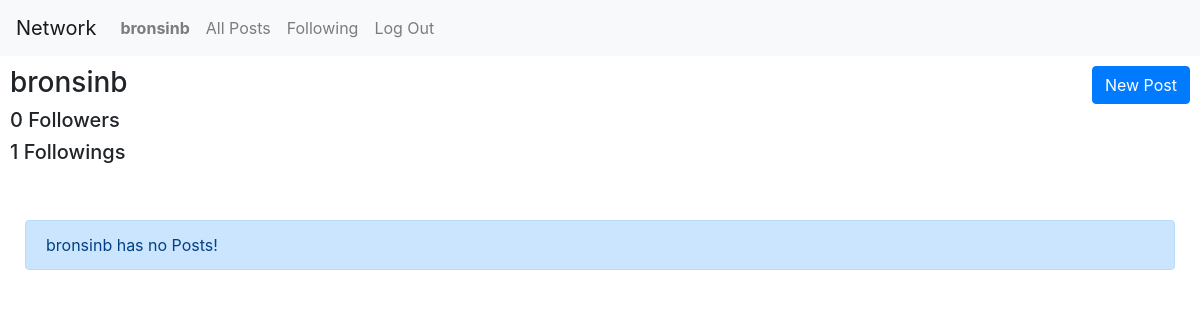
/profile/bronsinb (signed in), run on the app's committed database.
### network/models.py (models this page shows)
class User(AbstractUser):
    follower = models.ManyToManyField('self', blank=True, symmetrical=False, related_name="following")
    def get_follower_count(self):
        return len(self.follower.all())
    def get_following_count(self):
        return len(self.following.all())

### network/views.py (the view)
# urls.py: path("profile/<str:username>", views.profile, name="profile"),
def profile(request, username):
    if request.method == "POST":
        new_edit_post(request)
    profile = User.objects.get(username=username)
    return render(request, "network/profile.html", {
        "posts": profile.posts.all(),
        "profile": profile,
        "following": request.user in profile.follower.all()
    })

### network/templates/network/profile.html (shortened to what this page needs)
{% extends "network/layout.html" %}
{% load static %}
{% block body %}
    <div class="container-fluid">
        <div class="row">
            <div class="col-xs">
                <h3>{{ profile.username }}</h3>
                <h5 id="followers">{{ profile.get_follower_count }} Followers</h5>
                <h5>{{ profile.get_following_count }} Followings</h5>
            </div>
            <div class="col">
            </div>
            <div>
                {% if user.is_authenticated %}
                    {% if user != profile %}
                        {% if following %}
                            <button id="follow" data-userid="{{ profile.id }}" class="btn btn-success">Following</button>
                        {% else %}
                            <button id="follow" data-userid="{{ profile.id }}" class="btn btn-primary">Follow</button>
                        {% endif %}
                    {% else %}
                        <button id="new-post-button" class="btn btn-primary">New Post</button>
                    {% endif %}
                {% else %}
                    <a href="{% url 'login' %}" class="btn btn-primary">Login</a>
                {% endif %}
            </div>
        </div>
        <br>
        <br>
        {% for post in posts %}
            <div class="card">
                <div class="card-body">
                    <h5 class="card-title">{{ post.user.username }}</h5>
                    <p class="card-text">{{ post.text }}</p>
                    {% if user.is_authenticated %}
                        {% if user == post.user %}
                            <button data-postid="{{ post.id }}" data-post="{{ post.text }}" class="btn edit"><i class="fa fa-edit"></i></button>
                        {% endif %}
                        {% if user in post.likes.all %}
                            <button data-postid="{{ post.id }}" class="btn like"><i style="color: red;" class="fa fa-heart"></i> {{ post.get_likes_num}}</button>
                        {% else %}
                            <button data-postid="{{ post.id }}" class="btn like"><i style="color: black;" class="fa fa-heart"></i> {{ post.get_likes_num}}</button>
                        {% endif %}
                    {% endif %}
                </div>
            </div>
            <br>
        {% empty %}
            <div class="alert alert-primary" role="alert">
                {{ profile.username }} has no Posts!
          </div>
        {% endfor %}
    </div>
{% endblock %}

### network/templates/network/layout.html (shortened to what this page needs)
{% load static %}
<!DOCTYPE html>
<html lang="en">
    <head>
        <link rel="stylesheet" href="https://cdnjs.cloudflare.com/ajax/libs/font-awesome/4.7.0/css/font-awesome.min.css">
        <link rel="stylesheet" href="https://stackpath.bootstrapcdn.com/bootstrap/4.4.1/css/bootstrap.min.css">
        <link href="{% static 'network/styles.css' %}" rel="stylesheet">
    </head>
    <body>
        <nav class="navbar navbar-expand-lg navbar-light bg-light">
            <a class="navbar-brand" href="#">Network</a>
            <div>
              <ul class="navbar-nav mr-auto">
                {% if user.is_authenticated %}
                    <li class="nav-item">
                        <a class="nav-link" href="{% url 'profile' user.username %}"><strong>{{ user.username }}</strong></a>
                    </li>
                {% endif %}
                <li class="nav-item">
                  <a class="nav-link" href="{% url 'index' %}">All Posts</a>
                </li>
                {% if user.is_authenticated %}
                    <li class="nav-item">
                        <a class="nav-link" href="#">Following</a>
                    </li>
                    <li class="nav-item">
                        <a class="nav-link" href="{% url 'logout' %}">Log Out</a>
                    </li>
                {% endif %}
              </ul>
            </div>
          </nav>
        <div class="body padding">
            {% block body %}
            {% endblock %}
        </div>
    </body>
</html>

### network/static/network/styles.css (style rules this page uses)
.padding { padding: 10px; }

### data on the page
User: username "bronsinb", get_follower_count "0", get_following_count "1"
